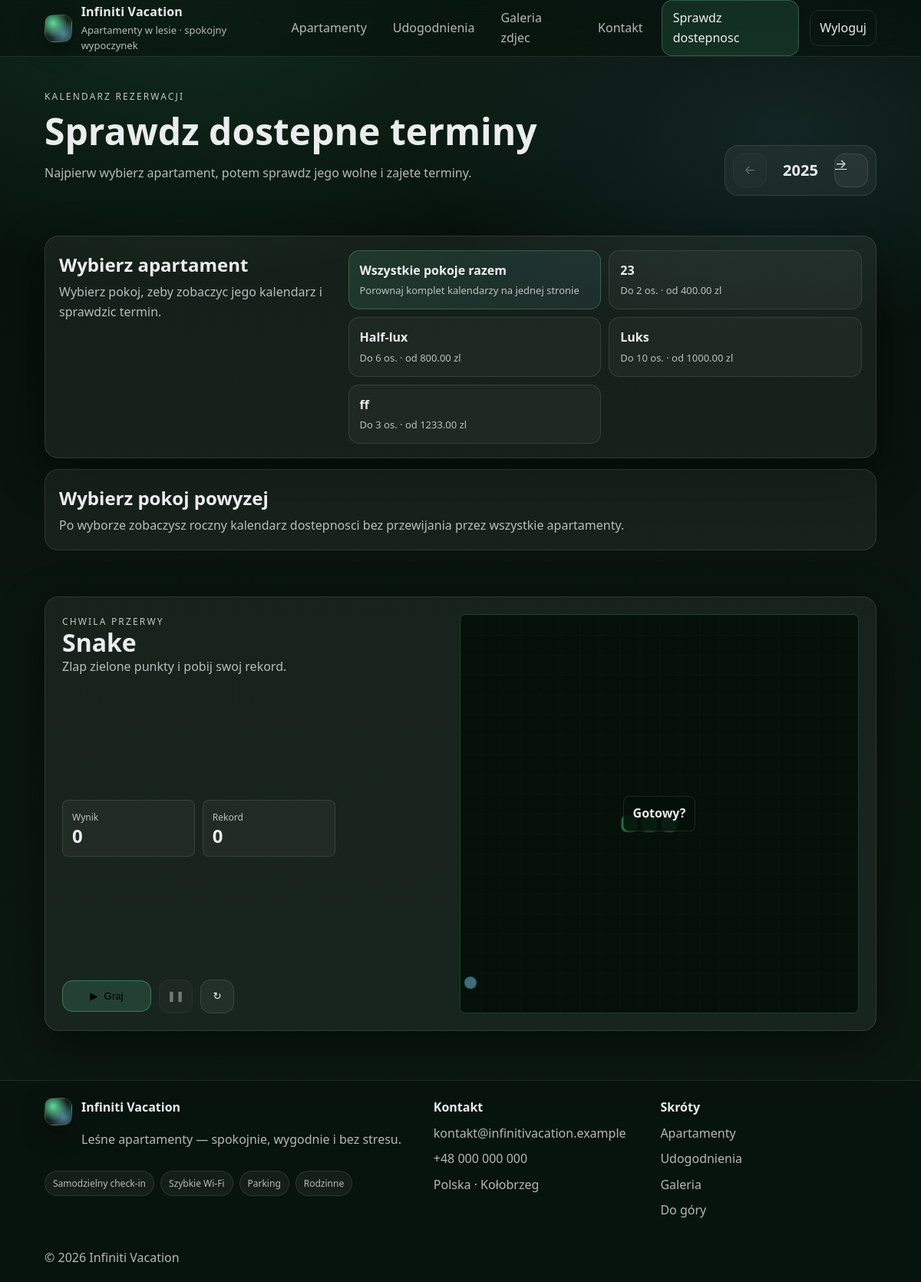
The app's page /website/availability/?year=2025 (signed in) with its own data.
### infiniti_vacation/models.py (models this page shows, shortened)
class Apartment(models.Model):
    name = models.CharField(_("Name"), max_length=120)
    slug = models.SlugField(_("Slug"), max_length=140, unique=True)
    short_description = models.CharField(
        _("Short description"), max_length=220, blank=True
    )
    description = models.TextField(_("Description"), blank=True)
    guests_max = models.PositiveSmallIntegerField(_("Max guests"), default=2)
    beds = models.PositiveSmallIntegerField(_("Beds"), default=1)
    has_kitchen = models.BooleanField(_("Kitchen"), default=False)
    has_terrace = models.BooleanField(_("Terrace"), default=False)
    forest_view = models.BooleanField(_("Forest view"), default=True)
    price_per_night_pln = models.DecimalField(
        _("Price per night (PLN)"), max_digits=8, decimal_places=2
    )
    cover_image_path = models.CharField(
        _("Cover image path"),
        max_length=255,
        blank=True,
        help_text=_(
            "Example: infinitivacation/img/apt-1.jpg or static path: "
            "infiniti_vacation/img/slide-1.jpg"
        ),
    )
    is_active = models.BooleanField(_("Active"), default=True)
    created_at = models.DateTimeField(_("Created at"), auto_now_add=True)
    updated_at = models.DateTimeField(_("Updated at"), auto_now=True)
    class Meta:
        verbose_name = _("Apartment")
        verbose_name_plural = _("Apartments")
        ordering = ["name"]
        indexes = [
            models.Index(fields=["is_active"]),
            models.Index(fields=["slug"]),
        ]

### infiniti_vacation/views.py (the view, shortened to what this page needs)
# urls.py: path("availability/", availability, name="availability"),
@login_required(login_url="infiniti_vacation:website_login")
def availability(request):
    current_year = timezone.localdate().year
    raw_year = request.GET.get("year")
    try:
        year = int(raw_year) if raw_year else current_year
    except (TypeError, ValueError):
        year = current_year
    year = max(current_year - 1, min(current_year + 2, year))
    year_start = date(year, 1, 1)
    year_end = date(year + 1, 1, 1)
    apartments = list(Apartment.objects.filter(is_active=True).order_by("name"))
    selected_slug = request.GET.get("room")
    view_all_rooms = request.GET.get("view") == "all"
    selected_apartment = next(
        (apartment for apartment in apartments if apartment.slug == selected_slug),
        None,
    )
    if view_all_rooms:
        selected_apartment = None
    selected_room_query = ""
    if view_all_rooms:
        selected_room_query = "&view=all"
    elif selected_apartment:
        selected_room_query = f"&room={selected_apartment.slug}"
    booking_filter = {"apartment__in": apartments} if view_all_rooms else {"apartment": selected_apartment}
    bookings = (
        Booking.objects.select_related("apartment")
        .filter(
            **booking_filter,
            start_date__lt=year_end,
            end_date__gt=year_start,
        )
        .exclude(status=Booking.Status.CANCELLED)
        .order_by("start_date")
    )
    price_ranges = (
        ApartmentPrice.objects.select_related("apartment")
        .filter(
            **booking_filter,
            start_date__lt=year_end,
            end_date__gte=year_start,
        )
        .order_by("start_date")
    )
    check_in = _parse_date(request.GET.get("check_in"))
    check_out = _parse_date(request.GET.get("check_out"))
    range_error = ""
    availability_result = None
    availability_results = []
    selected_calendar = None
    calendars = []
    return render(
        request,
        "infiniti_vacation/availability.html",
        {
            "year": year,
            "current_year": current_year,
            "previous_year": year - 1,
            "next_year": year + 1,
            "can_show_previous_year": year > current_year - 1,
            "can_show_next_year": year < current_year + 2,
            "selected_room_query": selected_room_query,
            "view_all_rooms": view_all_rooms,
            "apartments": apartments,
            "selected_apartment": selected_apartment,
            "calendar": selected_calendar,
            "calendars": calendars,
            "check_in": check_in,
            "check_out": check_out,
            "range_error": range_error,
            "availability_result": availability_result,
            "availability_results": availability_results,
        },
    )

### infiniti_vacation/views.py (called while the page is built)
def _parse_date(value):
    if not value:
        return None
    try:
        return date.fromisoformat(value)
    except ValueError:
        return None

### infiniti_vacation/templates/infiniti_vacation/availability.html (shortened to what this page needs)
{% load static %}
<!doctype html>
<html lang="pl">
<head>
  <link rel="stylesheet" href="{% static 'infiniti_vacation/css/site.css' %}?v=availability-5">
  <link rel="stylesheet" href="{% static 'infiniti_vacation/css/snake-game.css' %}?v=1">
</head>
<body>
  {% include "infiniti_vacation/partials/header.html" %}
  <main id="main" class="availability-page">
    <section class="section availability-hero">
      <div class="container availability-hero-inner">
        <div>
          <p class="hero-kicker">Kalendarz rezerwacji</p>
          <h1>Sprawdz dostepne terminy</h1>
          <p class="muted">Najpierw wybierz apartament, potem sprawdz jego wolne i zajete terminy.</p>
        </div>
        <div class="year-switcher" aria-label="Wybierz rok">
          {% if can_show_previous_year %}
            <a class="icon-btn" href="{% url 'infiniti_vacation:availability' %}?year={{ previous_year }}{{ selected_room_query }}" aria-label="Poprzedni rok">&larr;</a>
          {% else %}
            <span class="icon-btn is-disabled" aria-hidden="true">&larr;</span>
          {% endif %}
          <strong>{{ year }}</strong>
          {% if can_show_next_year %}
            <a class="icon-btn" href="{% url 'infiniti_vacation:availability' %}?year={{ next_year }}{{ selected_room_query }}" aria-label="Nastepny rok">&rarr;</a>
          {% else %}
            <span class="icon-btn is-disabled" aria-hidden="true">&rarr;</span>
          {% endif %}
        </div>
      </div>
    </section>
    <section class="section">
      <div class="container">
        <div class="room-picker card" aria-label="Wybierz apartament">
          <div class="room-picker-copy">
            <h2>Wybierz apartament</h2>
            <p class="muted">
              {% if view_all_rooms %}
                Pokazujesz wszystkie pokoje razem.
              {% elif selected_apartment %}
                Kalendarz ponizej pokazuje tylko wybrany pokoj.
              {% else %}
                Wybierz pokoj, zeby zobaczyc jego kalendarz i sprawdzic termin.
              {% endif %}
            </p>
          </div>
          <div class="room-picker-list">
            <a
              class="room-picker-item room-picker-all{% if view_all_rooms %} is-selected{% endif %}"
              href="{% url 'infiniti_vacation:availability' %}?year={{ year }}&view=all"
            >
              <strong>Wszystkie pokoje razem</strong>
              <span>Porownaj komplet kalendarzy na jednej stronie</span>
            </a>
            {% for apartment in apartments %}
              <a
                class="room-picker-item{% if selected_apartment and apartment.pk == selected_apartment.pk %} is-selected{% endif %}"
                href="{% url 'infiniti_vacation:availability' %}?year={{ year }}&room={{ apartment.slug }}"
              >
                <strong>{{ apartment.name }}</strong>
                <span>Do {{ apartment.guests_max }} os. &middot; od {{ apartment.price_per_night_pln }} zl</span>
              </a>
            {% empty %}
              <p class="muted">Brak aktywnych apartamentow do wyboru.</p>
            {% endfor %}
          </div>
        </div>
        {% if apartments and not selected_apartment and not view_all_rooms %}
          <div class="room-empty-state card">
            <h2>Wybierz pokoj powyzej</h2>
            <p class="muted">Po wyborze zobaczysz roczny kalendarz dostepnosci bez przewijania przez wszystkie apartamenty.</p>
          </div>
        {% endif %}
      </div>
    </section>
    {% include "infiniti_vacation/partials/snake_game.html" %}
  </main>
  {% include "infiniti_vacation/partials/footer.html" %}
</body>
</html>

### infiniti_vacation/static/infiniti_vacation/css/site.css (style rules this page uses)
html { scroll-behavior: smooth; }
:root { --bg0: #06110b; --bg1: #0b1a11; --card: rgba(255,255,255,.06); --card2: rgba(255,255,255,.10); --line: rgba(255,255,255,.10); --text: rgba(255,255,255,.92); --muted: rgba(255,255,255,.70); --accent: #69f0ae; --accent2: #7dd3fc; --good: #86efac; --shadow: 0 20px 60px rgba(0,0,0,.45); --radius: 18px; --max: 1120px; }
* { box-sizing:border-box }
html,body { height:100% }
body { margin:0; color:var(--text); font: 16px/1.6 ui-sans-serif, system-ui, -apple-system, Segoe UI, Roboto, Arial; background: radial-gradient(1100px 600px at 20% 0%, rgba(105,240,174,.12), transparent 60%), radial-gradient(900px 500px at 85% 10%, rgba(125,211,252,.10), transparent 55%), linear-gradient(180deg, var(--bg0), var(--bg1)); }
a { color:inherit }
.container { max-width:var(--max); margin:0 auto; padding:0 18px }
h1 { font-size: clamp(34px, 4vw, 54px); line-height:1.08; margin:0 0 12px; }
.card { border-radius: var(--radius); background: var(--card); border: 1px solid var(--line); box-shadow: var(--shadow); }
.section { padding:26px 0 }
.muted { color:var(--muted) }
.hero-kicker { margin: 0 0 10px; letter-spacing: .18em; text-transform: uppercase; font-size: 12px; color: rgba(255,255,255,.75); }
.icon-btn { width:44px; height:44px; border-radius:14px; border:1px solid var(--line); background: rgba(255,255,255,.05); color: var(--text); cursor:pointer; }
.availability-page { min-height: calc(100vh - 68px); }
.availability-hero { padding-top: 42px; }
.availability-hero-inner { display:flex; align-items:flex-end; justify-content:space-between; gap: 18px; }
.availability-hero h1 { margin: 0 0 8px; }
.year-switcher { display:flex; align-items:center; gap: 12px; padding: 10px; border-radius: 18px; border: 1px solid var(--line); background: rgba(255,255,255,.05); }
.year-switcher strong { min-width: 64px; text-align:center; font-size: 20px; }
.icon-btn.is-disabled { opacity: .35; cursor: default; display:inline-flex; align-items:center; justify-content:center; }
.room-picker { display:grid; grid-template-columns: minmax(220px, .7fr) minmax(0, 1.3fr); gap: 16px; align-items:start; padding: 18px; }
.room-picker h2, .room-picker p { margin: 0; }
.room-picker h2 { margin-bottom: 4px; }
.room-picker-list { display:grid; grid-template-columns: repeat(2, minmax(0, 1fr)); gap: 10px; }
.room-picker-item { display:flex; flex-direction:column; gap: 3px; min-width: 0; padding: 13px 14px; border-radius: 14px; text-decoration:none; border: 1px solid var(--line); background: rgba(255,255,255,.04); }
.room-picker-all { background: linear-gradient(135deg, rgba(105,240,174,.12), rgba(125,211,252,.08)); border-color: rgba(105,240,174,.24); }
.room-picker-item span { color: var(--muted); font-size: 13px; }
.room-empty-state { margin-top: 14px; padding: 18px; box-shadow:none; }
.room-empty-state h2, .room-empty-state p { margin: 0; }
.room-empty-state h2 { margin-bottom: 4px; }

### records on screen
Apartment: name "23", guests_max "2", price_per_night_pln "400.00"
Apartment: name "Half-lux", guests_max "6", price_per_night_pln "800.00"
Apartment: name "Luks", guests_max "10", price_per_night_pln "1000.00"
Apartment: name "ff", guests_max "3", price_per_night_pln "1233.00"

### other values on screen
{{ year }} "2025"
